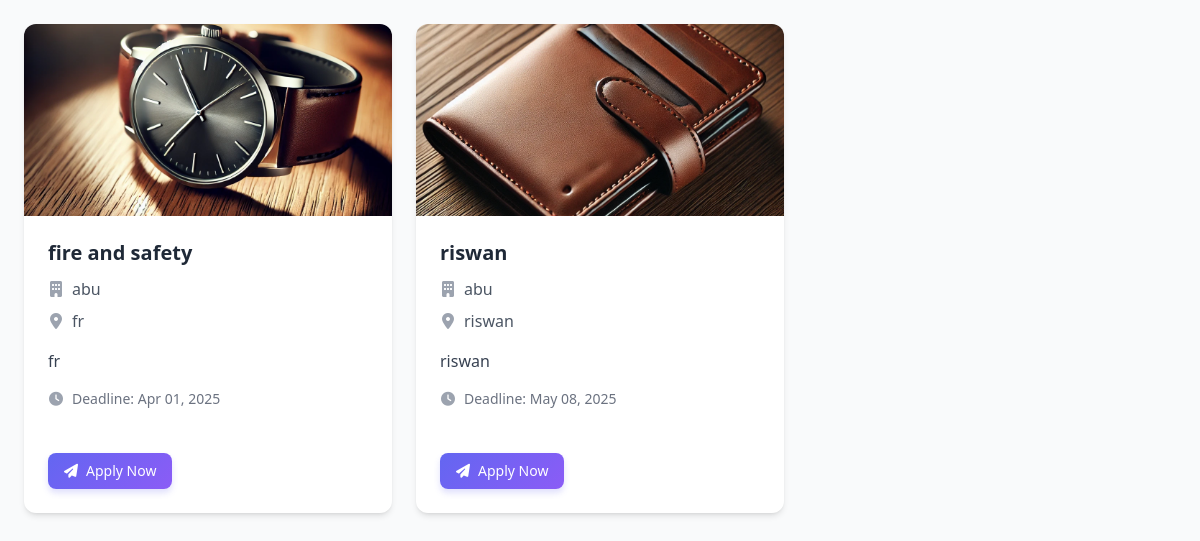
Page /jobs/joblist_userdashboard/ on the committed database.
### jobs/models.py (models this page shows, shortened)
class JobPosting(models.Model):
    organization = models.ForeignKey(Organization, on_delete=models.CASCADE, related_name='job_postings')
    title = models.CharField(max_length=255)
    description = models.TextField()
    required_qualifications = models.TextField()
    required_skills = models.ManyToManyField(Skill, blank=True)  # Use the same Skill model
    location = models.CharField(max_length=100)
    posted_on = models.DateTimeField(auto_now_add=True)
    application_deadline = models.DateTimeField()
    job_post_image = models.ImageField(upload_to='job_images/', blank=True, null=True)
    posted_by = models.ForeignKey(User,on_delete=models.SET_NULL,null=True,related_name='posted_jobs')

### organizations/models.py (models this page shows, shortened)
class Organization(models.Model):
    user = models.OneToOneField(User, on_delete=models.CASCADE)
    name = models.CharField(max_length=255)
    description = models.TextField(blank=True, null=True)
    website = models.URLField()
    registration_number = models.CharField(max_length=100)
    profile_image = models.ImageField(upload_to='profile_images/', blank=True, null=True)
    banner_image = models.ImageField(upload_to='banner_images/', blank=True, null=True)
    created_at = models.DateTimeField(auto_now_add=True)  # ✅ Keep only auto_now_add
    updated_at = models.DateTimeField(auto_now=True)

### jobs/views.py (the view)
# urls.py: path('joblist_userdashboard/', views.joblist_userdashboard, name='joblist_userdashboard'),
def joblist_userdashboard(request):
    job_postings_all = JobPosting.objects.all().order_by('-posted_on')  # Ordering by latest job post
    return render(request, 'jobs/all_joblist_user.html', {'job_postings_all': job_postings_all})

### jobs/templates/jobs/all_joblist_user.html (shortened to what this page needs)
{% load user_filters %}
{% load static tailwind_tags %}
<!DOCTYPE html>
<html lang="en">
<head>
    {% tailwind_css %}
    <link href="https://cdnjs.cloudflare.com/ajax/libs/font-awesome/6.4.0/css/all.min.css" rel="stylesheet">
</head>
<body class="bg-gray-50 min-h-screen p-4 md:p-6 font-sans antialiased">
    <div class="grid grid-cols-1 md:grid-cols-2 lg:grid-cols-3 gap-6">
        {% for job in job_postings_all %}
        <div class="job-card bg-white rounded-xl shadow-md overflow-hidden h-full flex flex-col">
            {% if job.job_post_image %}
            <div class="h-48 overflow-hidden">
                <img class="w-full h-full object-cover job-image" src="{{ job.job_post_image.url }}" alt="{{ job.title }}">
            </div>
            {% endif %}
            <div class="p-6 flex-grow flex flex-col">
                <div class="flex justify-between items-start mb-3">
                    <h3 class="text-xl font-bold text-gray-800 leading-tight">{{ job.title }}</h3>
                </div>
                <div class="flex items-center text-gray-600 mb-2">
                    <i class="fas fa-building text-gray-400 mr-2 w-4 text-center"></i>
                    <span>{{ job.organization.name }}</span>
                </div>
                <div class="flex items-center text-gray-600 mb-4">
                    <i class="fas fa-map-marker-alt text-gray-400 mr-2 w-4 text-center"></i>
                    <span>{{ job.location }}</span>
                </div>
                <p class="text-gray-700 mb-4 line-clamp-3 flex-grow">{{ job.description }}</p>
                <div class="flex items-center text-sm text-gray-500 mb-4">
                    <i class="fas fa-clock text-gray-400 mr-2 w-4 text-center"></i>
                    <span>Deadline: <span class="font-medium">{{ job.application_deadline|date:"M d, Y" }}</span></span>
                </div>
                <div class="mt-auto pt-2">
                    <div class="flex flex-wrap items-center justify-between">
                        {% if job.id in applied_jobs %}
                            {% with status=applied_jobs|dictkey:job.id %}
                            <div class="flex items-center">
                                <span class="status-badge {% if status == 'PENDING' %}bg-yellow-100 text-yellow-800{% elif status == 'ACCEPTED' %}bg-green-100 text-green-800{% else %}bg-red-100 text-red-800{% endif %} text-xs font-medium px-3 py-1 rounded-full inline-flex items-center mr-3">
                                    {% if status == 'PENDING' %}
                                        <i class="fas fa-clock mr-1.5"></i>
                                    {% elif status == 'ACCEPTED' %}
                                        <i class="fas fa-check mr-1.5"></i>
                                    {% else %}
                                        <i class="fas fa-times mr-1.5"></i>
                                    {% endif %}
                                    {{ status }}
                                </span>
                                <a href="{% url 'job_application_detail' job.pk %}" class="text-sm font-medium text-indigo-600 hover:text-indigo-800 flex items-center">
                                    View Application <i class="fas fa-chevron-right ml-1.5 text-xs"></i>
                                </a>
                            </div>
                            {% endwith %}
                        {% else %}
                            <a href="{% url 'job_application_create' org_id=job.organization.id pk=job.pk %}" class="apply-btn px-4 py-2 text-white text-sm font-medium rounded-lg flex items-center mr-3">
                                <i class="fas fa-paper-plane mr-2"></i> Apply Now
                            </a>
                        {% endif %}
                    </div>
                </div>
            </div>
        </div>
        {% endfor %}
    </div>
</body>
</html>

### jobs/templates/jobs/all_joblist_user.html (style rules this page uses)
.job-card { transition: all 0.3s cubic-bezier(0.4, 0, 0.2, 1); animation: fadeIn 0.5s ease forwards; }
.apply-btn { transition: all 0.3s ease; background: linear-gradient(135deg, #6366f1 0%, #8b5cf6 100%); box-shadow: 0 4px 6px rgba(99, 102, 241, 0.2); }
.job-image { transition: all 0.5s ease; }

### rows in the picture
JobPosting: job_post_image (picture), title "fire and safety", organization.name "abu", location "fr", description "fr", application_deadline "Apr 01, 2025", shows "Apply Now"
JobPosting: job_post_image (picture), title "riswan", organization.name "abu", location "riswan", description "riswan", application_deadline "May 08, 2025", shows "Apply Now"
